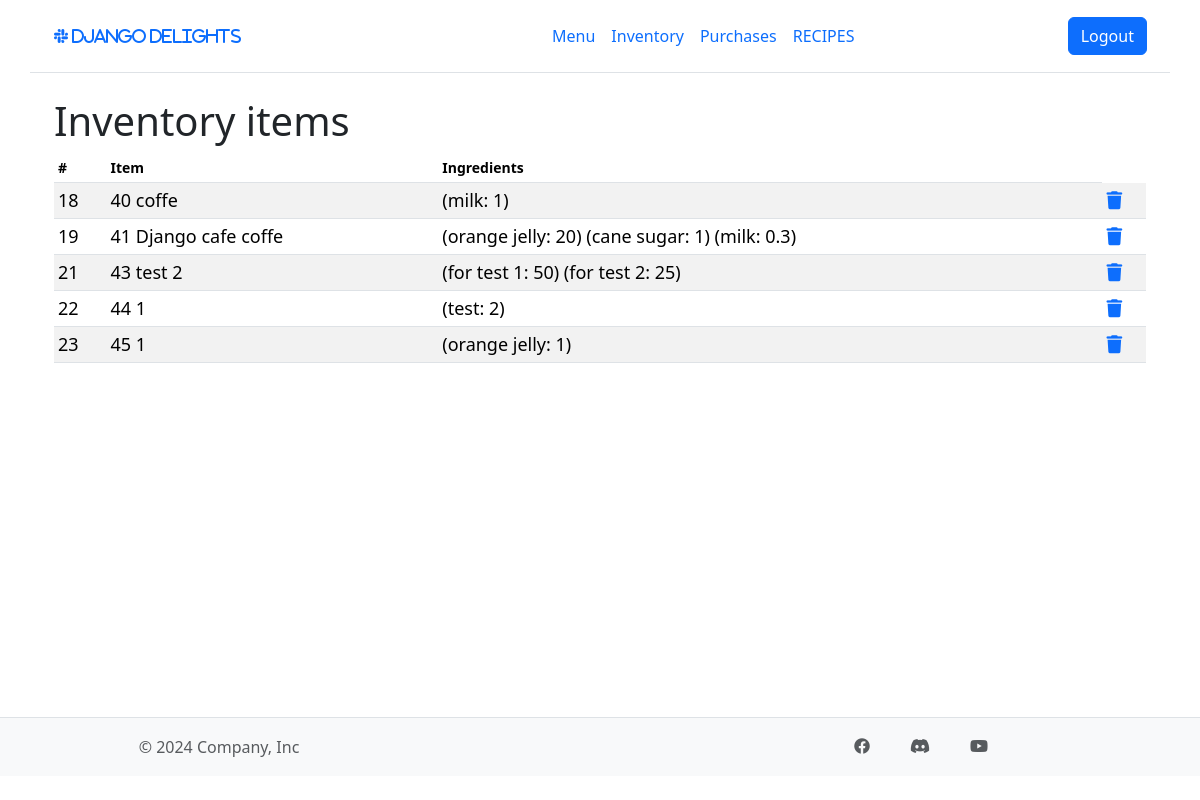
Page /recipes/ (signed in) on the committed database.
### inventory/models.py (models this page shows, shortened)
class RecipeRequirement(models.Model):
    menu_item = models.ForeignKey(MenuItem, on_delete=models.CASCADE)
    ingredients_quantity = models.JSONField()

class MenuItem(models.Model):
    name = models.CharField(max_length=50)
    price = models.FloatField(default=0)
    def __str__(self):
        return str(self.id) + " " + self.name

class Ingredient(models.Model):
    name = models.CharField(max_length=50)
    quantity = models.FloatField(default=0)
    unit = models.CharField(max_length=10)
    unit_price = models.FloatField(null=False, blank=False)

### inventory/views.py (the view)
# urls.py: path("recipes/", views.recipes, name="recipes"),
def recipes(request):
    ingredients = {i.id: i.name for i in Ingredient.objects.all()}
    logger.debug(f"Ingredients: {ingredients}")
    return render(
        request,
        "inventory/recipes.html",
        context={
            "ingredients": ingredients,
            "recipes": RecipeRequirement.objects.all(),
        },
    )

### inventory/templatetags/inventory/custom_filters.py (called while the page is built)
@register.filter
def get_item_by_id(dictionary, key):
    return dictionary.get(int(key))

### inventory/templates/inventory/recipes.html (shortened to what this page needs)
{% extends "inventory/base.html" %}
{%load static%}
{%load inventory.custom_filters%}
{% block content %}
<div class="container table-responsive small">
    <h1>Inventory items</h1>
    <table class='table table-striped table-sm'>
        <thead>
            <tr>
                <th scope="col">#</th>
                <th scope="col">Item</th>
                <th scope="col">Ingredients</th>
            </tr>
        </thead>
        <tbody>
            {% for item in recipes %}
                <tr class="table-row" style="font-size: 18px;">
                    <td>{{item.id}}</td>
                    <td>{{ item.menu_item }}</td>
                    <td>
                        {% for key, value in item.ingredients_quantity.items %}
                            ({{ ingredients|get_item_by_id:key }}: {{ value }})
                        {% endfor %}
                    </td>
                    <td><a href="{% url 'delete' item.id %}?model=recipes"><i class="fa fa-trash"></i></a></td>
                </tr>
            {% endfor %}
        </tbody>
    </table>
</div>
{% endblock content %}

### inventory/static/inventory/css/style.css (style rules this page uses)
html, body { height: 100%; margin: 0; }
body { display: flex; flex-direction: column; }

### rows in the picture
RecipeRequirement: id "18", menu_item "40 coffe"
Ingredient: name "milk", value "1", value "0.3"
RecipeRequirement: id "19", menu_item "41 Django cafe coffe", ingredients_quantity "orange jelly", ingredients_quantity "20"
Ingredient: name "cane sugar", value "1"
RecipeRequirement: id "21", menu_item "43 test 2"
Ingredient: name "for test 1", value "50"
Ingredient: name "for test 2", value "25"
RecipeRequirement: id "22", menu_item "44 1"
Ingredient: name "test", value "2"
RecipeRequirement: id "23", menu_item "45 1"
Ingredient: name "orange jelly", id "1"
